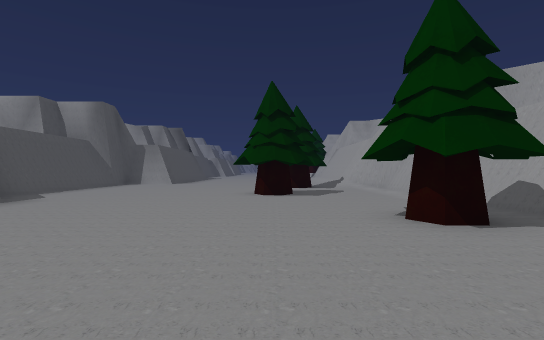
[1] (above)

17 first-person views from a walk through a scene from a Unity 3-D project. The camera is 1.2 m above the floor, looks level and sees 85° across. The floor is counted in squares, 2 m on a side. Each view is taken from the middle of a square. On the plan, view 1 faces up. The plan holds only what a view shows up to about 9 squares ahead; the rest is blank. The place goes on beyond the plan. The player character is not drawn.

[2]
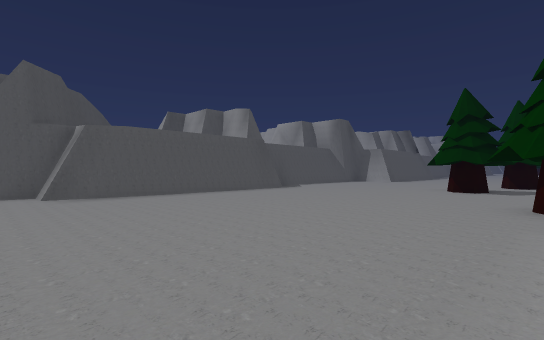

[3]
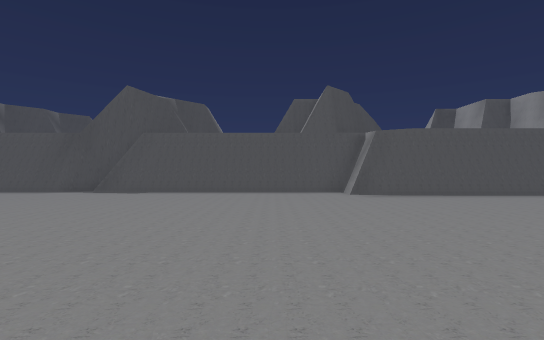

[4]
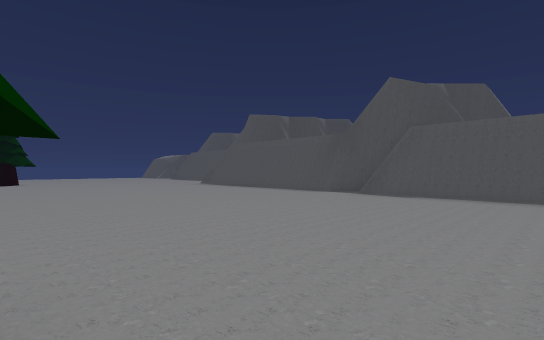

[5]
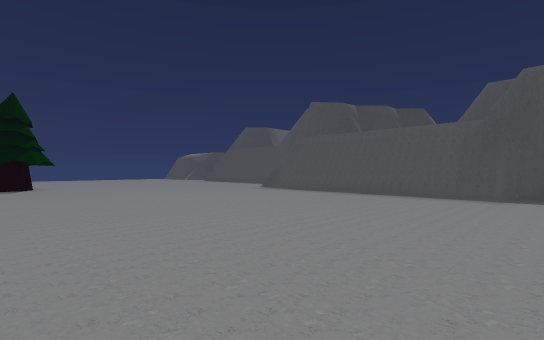

[6]
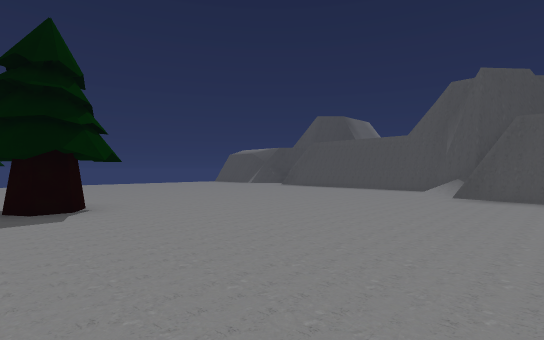

[7]
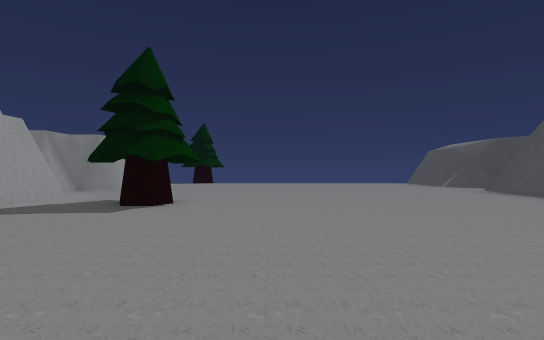

[8]
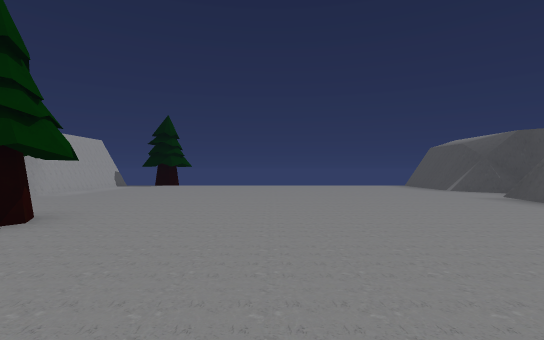

[9]
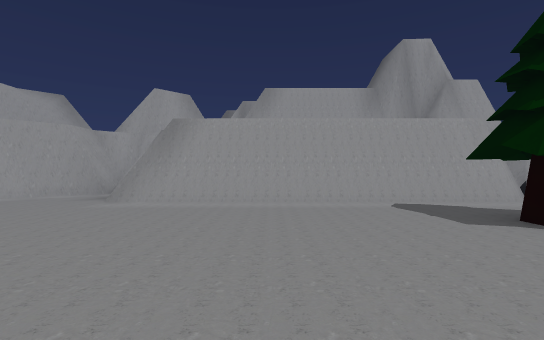

[10]
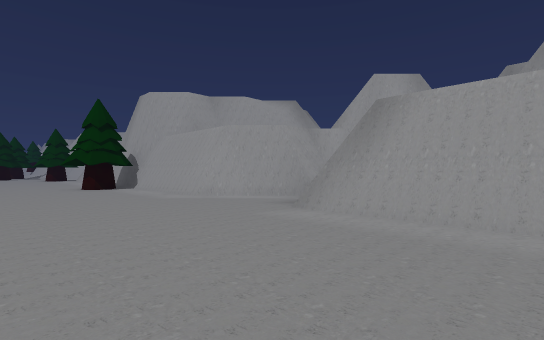

[11]
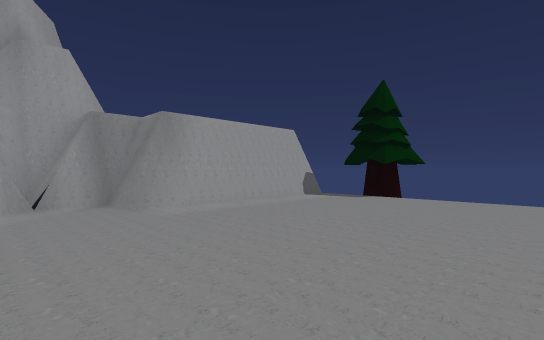

[12]
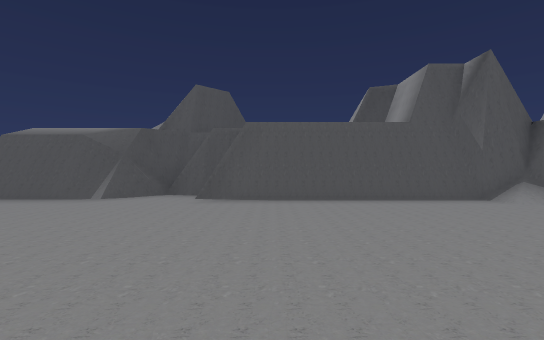

[13]
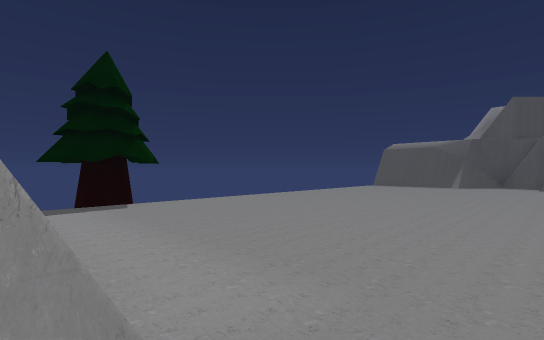

[14]
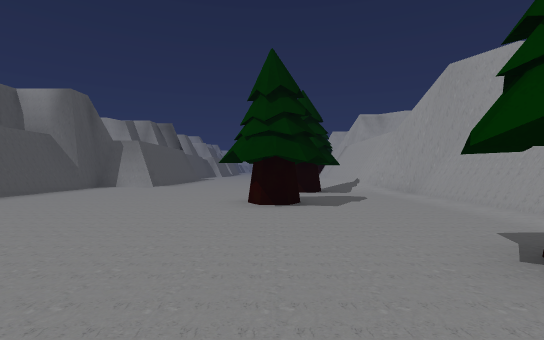

[15]
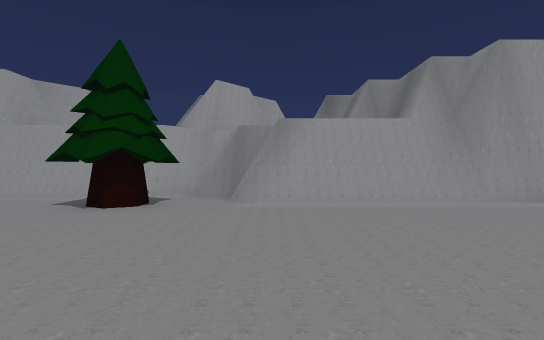

[16]
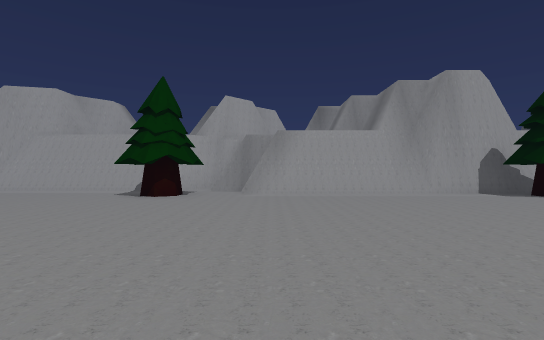

[17]
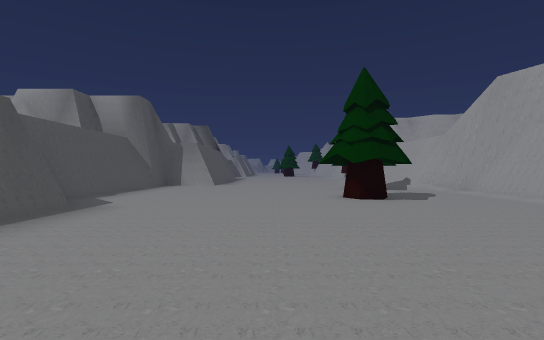

### Floor plan
Key: @ floor where view 1 was taken; # wall or solid block; . main floor; : floor 0.75 m higher than the main floor; / step, stairs or slope; = window, fence, low wall or low ledge; T tree.
Columns run from 10 left of view 1 to 5 right of it. Each row starts with its distance up from view 1.
 11    #...... T/##
 10    #......TT./#
  9    #..........#
  8    #.....TTT..#
  7    #......T...#
  6    ##.........#
  5     #.........#
  4     #......TTT##
  3     #.......T..#
  2     #.........##
  1     #........##
  0     #.....@..#
 -1    ##........#
 -2    #/........#
 -3    #/........#
 -4    #/........#
 -5    #/......TT#
 -6    #/......TT#
 -7    #/........#
 -8    #/........#
 -9    #/........#
-10    #/........##
-11    #/.........##
-12    #/..........#
-13    #/........#
-14    #/........#
-15  ###/........#
-16  #:..........#
-17  #/..........#
-18  #/..........#
-19  #/.......TT.#
-20  #/.......TT.#
-21  #/..........##
-22  #/...........#
-23 ##...........##
-24 ##...........#
-25 #=...........#
-26 ##...........#
-27  #.  ........#
-28           TTT#
-29            TT

Where each view was taken, in squares from view 1:
view 1: 0 up, 0 right, facing up
view 2: 2 down, 2 right, facing up-left
view 3: 3 down, 2 right, facing left
view 4: 4 down, 1 right, facing down-left
view 5: 8 down, 1 right, facing down-left
view 6: 14 down, 1 right, facing down-left
view 7: 14 down, 2 left, facing down
view 8: 16 down, 3 left, facing down
view 9: 16 down, 3 left, facing right
view 10: 16 down, 1 left, facing up-right
view 11: 21 down, 2 left, facing down-right
view 12: 21 down, 2 left, facing left
view 13: 22 down, 3 right, facing down-left
view 14: 2 up, 0 right, facing up
view 15: 1 up, 3 left, facing right
view 16: 1 up, 5 left, facing right
view 17: 1 up, 2 left, facing up
